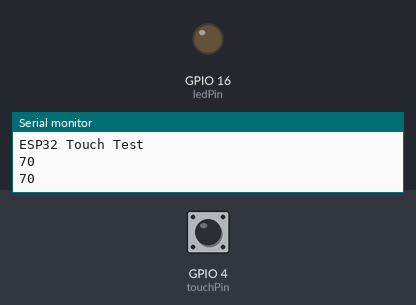
Bench run of a sketch on a simulated ESP32. Shown: output pins drawn as LEDs (lit = HIGH), the last lines printed to the serial monitor. Inputs (shaded band) come from the test bench; at power-on: GPIO 4 (touchPin) HIGH.

Above: at 2.3 s.
2.4 s: GPIO 4 (touchPin) pulled LOW for 0.9 s
At 4.3 s:
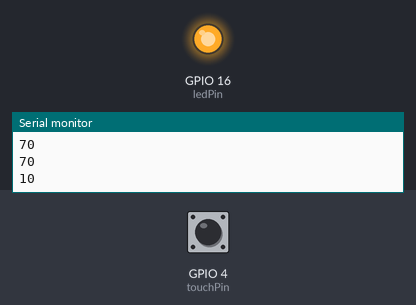
6.0 s: GPIO 4 (touchPin) pulled LOW for 3.2 s
At 8.9 s:
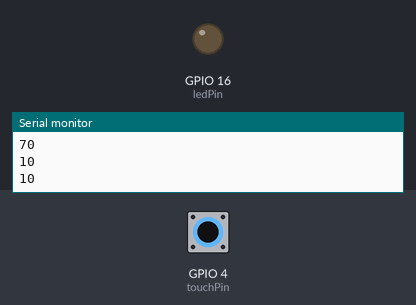
Timing chart, 0 to 10.4 s (numbered marks = the images above; inputs shaded):
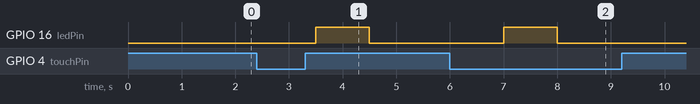

Measured:
- after the input at 2.4 s, GPIO 16 (ledPin): LOW → HIGH after 1.1 s, → LOW 1.0 s later
- after the input at 6.0 s, GPIO 16 (ledPin): LOW → HIGH after 1.0 s, → LOW 1.0 s later

The sketch:

CTS_BLINK.ino
```cpp
// ESP32 Touch Test
// Just test touch pin - Touch0 is T0 which is on GPIO 4.
const int ledPin = 16;
const int touchPin = 4;
void setup() {
  Serial.begin(115200);
  // delay(1000); // give me time to bring up serial monitor
  Serial.println("ESP32 Touch Test");
  pinMode (ledPin, OUTPUT);
}
void loop() {
  int touchValue = touchRead(touchPin);
  Serial.println(touchRead(4)); // get value of Touch 0 pin = GPIO 4
  delay(500);

  if (touchValue <= 30) {
    digitalWrite (ledPin, HIGH);
    delay(1000);
    digitalWrite (ledPin, LOW);
    delay(1000);
  } else {
    digitalWrite (ledPin, LOW);
  }
  delay(1000);
}
```
